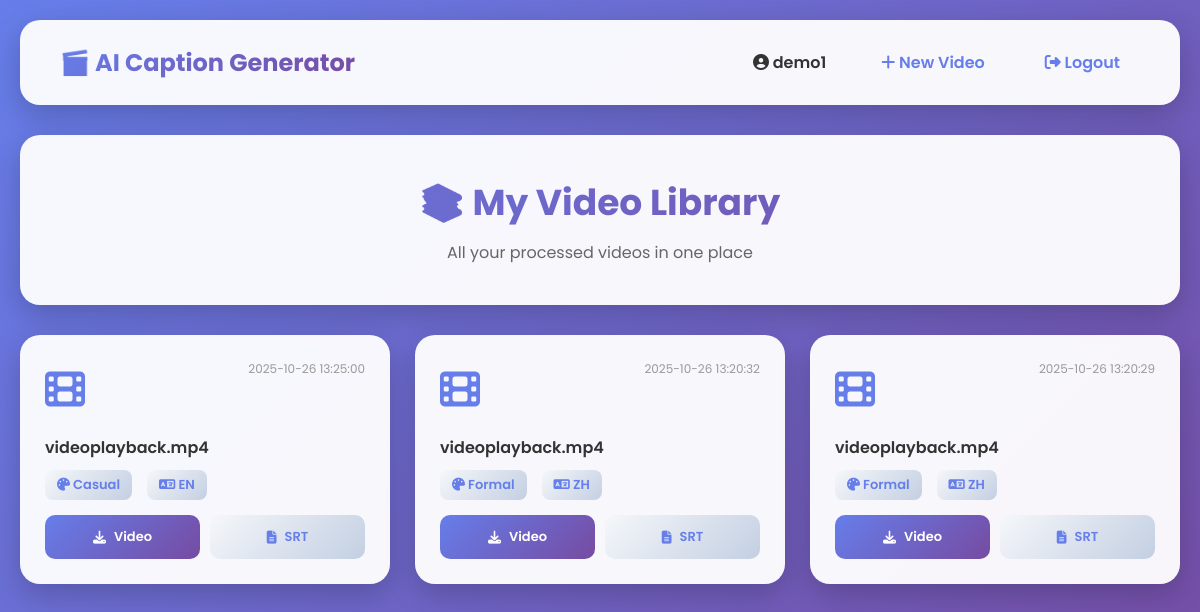
The app's page /history (signed in) with its own data.
### tables this page shows
CREATE TABLE videos (
            id INTEGER PRIMARY KEY AUTOINCREMENT,
            user_id INTEGER,
            original_filename TEXT NOT NULL,
            video_file TEXT NOT NULL,
            srt_file TEXT NOT NULL,
            style TEXT NOT NULL,
            language TEXT NOT NULL,
            processed_at TIMESTAMP DEFAULT CURRENT_TIMESTAMP,
            FOREIGN KEY (user_id) REFERENCES users (id) ON DELETE CASCADE
        );

### app.py (the view)
@app.route("/history")
@login_required
def history():
    user_id = session.get('user_id')
    username = session.get('username')
    videos = get_all_user_videos(user_id)
    return render_template("history.html", videos=videos, username=username)

### app.py (called while the page is built)
def login_required(f):
    @wraps(f)
    def decorated_function(*args, **kwargs):
        if 'user_id' not in session:
            flash('⚠️ Please login to access this page', 'error')
            return redirect(url_for('login'))
        return f(*args, **kwargs)
    return decorated_function

### database.py (called while the page is built)
def get_db_connection():
    conn = sqlite3.connect(DATABASE)
    conn.row_factory = sqlite3.Row
    return conn

def get_all_user_videos(user_id):
    conn = get_db_connection()
    cursor = conn.cursor()
    cursor.execute('''
        SELECT * FROM videos
        WHERE user_id = ?
        ORDER BY processed_at DESC
    ''', (user_id,))
    videos = cursor.fetchall()
    conn.close()
    return [dict(video) for video in videos]

### templates/history.html (shortened to what this page needs)
<!DOCTYPE html>
<html lang="en">
  <head>
    <link
      rel="stylesheet"
      href="https://cdnjs.cloudflare.com/ajax/libs/font-awesome/6.4.0/css/all.min.css"
    />
  </head>
  <body>
    <div class="navbar">
      <div class="nav-brand">🎬 AI Caption Generator</div>
      <div class="nav-links">
        <span class="nav-user"
          ><i class="fas fa-user-circle"></i> {{ username }}</span
        >
        <a href="{{ url_for('index') }}" class="nav-link">
          <i class="fas fa-plus"></i> New Video
        </a>
        <a href="{{ url_for('logout') }}" class="nav-link">
          <i class="fas fa-sign-out-alt"></i> Logout
        </a>
      </div>
    </div>
    <div class="container">
      <div class="header">
        <h1>📚 My Video Library</h1>
        <p class="subtitle">All your processed videos in one place</p>
      </div>
      {% if videos %}
      <div class="videos-grid">
        {% for video in videos %}
        <div class="video-card">
          <div class="video-header">
            <div class="video-icon">
              <i class="fas fa-film"></i>
            </div>
            <div class="video-date">{{ video.processed_at }}</div>
          </div>
          <div class="video-title">{{ video.original_filename }}</div>
          <div class="video-info">
            <span class="info-badge">
              <i class="fas fa-palette"></i> {{ video.style|title }}
            </span>
            <span class="info-badge">
              <i class="fas fa-language"></i> {{ video.language|upper }}
            </span>
          </div>
          <div class="video-actions">
            <a
              href="{{ url_for('download', filename=video.video_file) }}"
              class="btn-action btn-download"
            >
              <i class="fas fa-download"></i>
              Video
            </a>
            <a
              href="{{ url_for('download', filename=video.srt_file) }}"
              class="btn-action btn-srt"
            >
              <i class="fas fa-file-alt"></i>
              SRT
            </a>
          </div>
        </div>
        {% endfor %}
      </div>
      {% endif %}
    </div>
  </body>
</html>

### templates/history.html (style rules this page uses)
* { box-sizing: border-box; margin: 0; padding: 0; }
body { font-family: "Poppins", sans-serif; background: linear-gradient(135deg, #667eea 0%, #764ba2 100%); min-height: 100vh; padding: 20px; }
.navbar { background: rgba(255, 255, 255, 0.95); padding: 20px 40px; border-radius: 20px; margin-bottom: 30px; display: flex; justify-content: space-between; align-items: center; box-shadow: 0 10px 30px rgba(0, 0, 0, 0.2); }
.nav-brand { font-size: 24px; font-weight: 700; background: linear-gradient(135deg, #667eea 0%, #764ba2 100%); -webkit-background-clip: text; -webkit-text-fill-color: transparent; background-clip: text; }
.nav-links { display: flex; gap: 20px; align-items: center; }
.nav-link { color: #667eea; text-decoration: none; font-weight: 600; padding: 10px 20px; border-radius: 10px; transition: all 0.3s ease; }
.nav-user { color: #333; font-weight: 600; margin-right: 15px; }
.container { max-width: 1200px; margin: 0 auto; }
.header { background: rgba(255, 255, 255, 0.95); padding: 40px; border-radius: 20px; margin-bottom: 30px; text-align: center; box-shadow: 0 10px 30px rgba(0, 0, 0, 0.2); }
h1 { font-weight: 700; font-size: 36px; background: linear-gradient(135deg, #667eea 0%, #764ba2 100%); -webkit-background-clip: text; -webkit-text-fill-color: transparent; background-clip: text; margin-bottom: 10px; }
.subtitle { color: #666; font-size: 16px; }
.videos-grid { display: grid; grid-template-columns: repeat(auto-fill, minmax(350px, 1fr)); gap: 25px; margin-bottom: 30px; }
.video-card { background: rgba(255, 255, 255, 0.95); border-radius: 20px; padding: 25px; box-shadow: 0 10px 30px rgba(0, 0, 0, 0.2); transition: all 0.3s ease; }
.video-header { display: flex; justify-content: space-between; align-items: start; margin-bottom: 15px; }
.video-icon { font-size: 40px; color: #667eea; }
.video-date { font-size: 12px; color: #999; }
.video-title { font-size: 16px; font-weight: 600; color: #333; margin-bottom: 10px; word-break: break-word; }
.video-info { display: flex; gap: 15px; margin-bottom: 15px; font-size: 13px; }
.info-badge { background: linear-gradient(135deg, #f5f7fa 0%, #c3cfe2 100%); padding: 5px 12px; border-radius: 8px; color: #667eea; font-weight: 600; }
.video-actions { display: grid; grid-template-columns: 1fr 1fr; gap: 10px; }
.btn-action { padding: 12px; border-radius: 10px; border: none; font-weight: 600; font-size: 13px; cursor: pointer; transition: all 0.3s ease; text-decoration: none; display: flex; align-items: center; justify-content: center; gap: 8px; }
.btn-download { background: linear-gradient(135deg, #667eea 0%, #764ba2 100%); color: white; }
.btn-srt { background: linear-gradient(135deg, #f5f7fa 0%, #c3cfe2 100%); color: #667eea; }

### records on screen
videos: processed_at "2025-10-26 13:25:00", original_filename "videoplayback.mp4", style "Casual", language "EN"
videos: processed_at "2025-10-26 13:20:32", original_filename "videoplayback.mp4", style "Formal", language "ZH"
videos: processed_at "2025-10-26 13:20:29", original_filename "videoplayback.mp4", style "Formal", language "ZH"

### other values on screen
{{ username }} "demo1"
